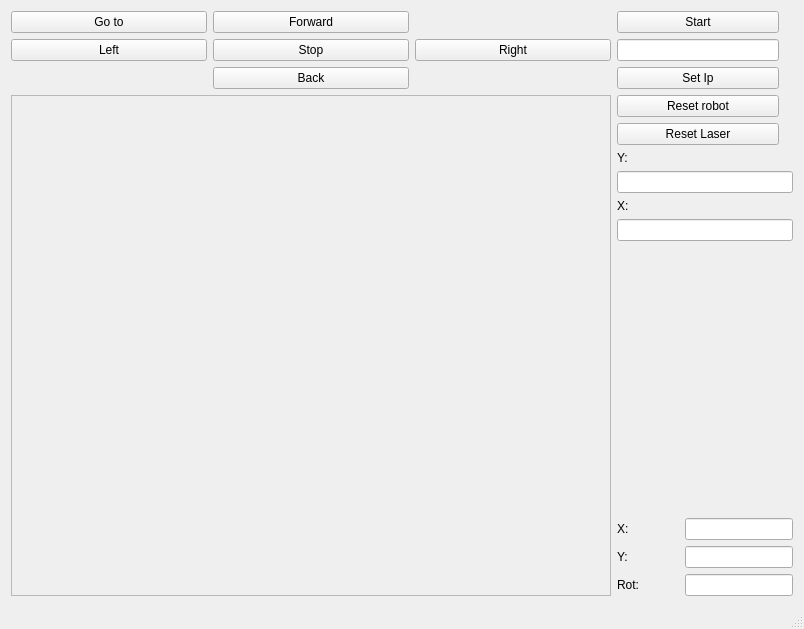
<?xml version="1.0" encoding="UTF-8"?>
<ui version="4.0">
 <class>MainWindow</class>
 <widget class="QMainWindow" name="MainWindow">
  <property name="geometry">
   <rect>
    <x>0</x>
    <y>0</y>
    <width>804</width>
    <height>629</height>
   </rect>
  </property>
  <property name="windowTitle">
   <string>MainWindow</string>
  </property>
  <widget class="QWidget" name="centralWidget">
   <layout class="QGridLayout" name="gridLayout">
    <item row="2" column="0">
     <widget class="QFrame" name="frame">
      <property name="sizePolicy">
       <sizepolicy hsizetype="MinimumExpanding" vsizetype="Expanding">
        <horstretch>0</horstretch>
        <verstretch>0</verstretch>
       </sizepolicy>
      </property>
      <property name="minimumSize">
       <size>
        <width>600</width>
        <height>450</height>
       </size>
      </property>
      <property name="frameShape">
       <enum>QFrame::StyledPanel</enum>
      </property>
      <property name="frameShadow">
       <enum>QFrame::Raised</enum>
      </property>
     </widget>
    </item>
    <item row="1" column="1">
     <layout class="QVBoxLayout" name="verticalLayout">
      <item>
       <widget class="QPushButton" name="pushButton_9">
        <property name="sizePolicy">
         <sizepolicy hsizetype="Fixed" vsizetype="Fixed">
          <horstretch>0</horstretch>
          <verstretch>0</verstretch>
         </sizepolicy>
        </property>
        <property name="minimumSize">
         <size>
          <width>162</width>
          <height>0</height>
         </size>
        </property>
        <property name="text">
         <string>Start</string>
        </property>
       </widget>
      </item>
      <item>
       <widget class="QLineEdit" name="lineEdit">
        <property name="sizePolicy">
         <sizepolicy hsizetype="Fixed" vsizetype="Fixed">
          <horstretch>0</horstretch>
          <verstretch>0</verstretch>
         </sizepolicy>
        </property>
        <property name="minimumSize">
         <size>
          <width>162</width>
          <height>0</height>
         </size>
        </property>
       </widget>
      </item>
      <item>
       <widget class="QPushButton" name="pushButton">
        <property name="sizePolicy">
         <sizepolicy hsizetype="Fixed" vsizetype="Fixed">
          <horstretch>0</horstretch>
          <verstretch>0</verstretch>
         </sizepolicy>
        </property>
        <property name="minimumSize">
         <size>
          <width>162</width>
          <height>0</height>
         </size>
        </property>
        <property name="text">
         <string>Set Ip</string>
        </property>
       </widget>
      </item>
     </layout>
    </item>
    <item row="1" column="0">
     <layout class="QGridLayout" name="gridLayout_2">
      <item row="1" column="2">
       <widget class="QPushButton" name="pushButton_5">
        <property name="sizePolicy">
         <sizepolicy hsizetype="Expanding" vsizetype="Fixed">
          <horstretch>0</horstretch>
          <verstretch>0</verstretch>
         </sizepolicy>
        </property>
        <property name="text">
         <string>Right</string>
        </property>
       </widget>
      </item>
      <item row="0" column="1">
       <widget class="QPushButton" name="pushButton_2">
        <property name="sizePolicy">
         <sizepolicy hsizetype="Expanding" vsizetype="Fixed">
          <horstretch>0</horstretch>
          <verstretch>0</verstretch>
         </sizepolicy>
        </property>
        <property name="text">
         <string>Forward</string>
        </property>
       </widget>
      </item>
      <item row="1" column="0">
       <widget class="QPushButton" name="pushButton_6">
        <property name="sizePolicy">
         <sizepolicy hsizetype="Expanding" vsizetype="Fixed">
          <horstretch>0</horstretch>
          <verstretch>0</verstretch>
         </sizepolicy>
        </property>
        <property name="text">
         <string>Left</string>
        </property>
       </widget>
      </item>
      <item row="2" column="1">
       <widget class="QPushButton" name="pushButton_3">
        <property name="sizePolicy">
         <sizepolicy hsizetype="Expanding" vsizetype="Fixed">
          <horstretch>0</horstretch>
          <verstretch>0</verstretch>
         </sizepolicy>
        </property>
        <property name="text">
         <string>Back</string>
        </property>
       </widget>
      </item>
      <item row="1" column="1">
       <widget class="QPushButton" name="pushButton_4">
        <property name="sizePolicy">
         <sizepolicy hsizetype="Expanding" vsizetype="Fixed">
          <horstretch>0</horstretch>
          <verstretch>0</verstretch>
         </sizepolicy>
        </property>
        <property name="text">
         <string>Stop</string>
        </property>
       </widget>
      </item>
      <item row="0" column="0">
       <widget class="QPushButton" name="pushButton_10">
        <property name="text">
         <string>Go to</string>
        </property>
       </widget>
      </item>
     </layout>
    </item>
    <item row="2" column="1">
     <layout class="QVBoxLayout" name="verticalLayout_2">
      <item>
       <widget class="QPushButton" name="pushButton_8">
        <property name="sizePolicy">
         <sizepolicy hsizetype="Fixed" vsizetype="Fixed">
          <horstretch>0</horstretch>
          <verstretch>0</verstretch>
         </sizepolicy>
        </property>
        <property name="minimumSize">
         <size>
          <width>162</width>
          <height>0</height>
         </size>
        </property>
        <property name="text">
         <string>Reset robot</string>
        </property>
       </widget>
      </item>
      <item>
       <widget class="QPushButton" name="pushButton_7">
        <property name="sizePolicy">
         <sizepolicy hsizetype="Fixed" vsizetype="Fixed">
          <horstretch>0</horstretch>
          <verstretch>0</verstretch>
         </sizepolicy>
        </property>
        <property name="minimumSize">
         <size>
          <width>162</width>
          <height>0</height>
         </size>
        </property>
        <property name="text">
         <string>Reset Laser</string>
        </property>
       </widget>
      </item>
      <item>
       <widget class="QLabel" name="label_5">
        <property name="text">
         <string>Y:</string>
        </property>
       </widget>
      </item>
      <item>
       <widget class="QLineEdit" name="lineEdit_6"/>
      </item>
      <item>
       <widget class="QLabel" name="label_4">
        <property name="text">
         <string>X:</string>
        </property>
       </widget>
      </item>
      <item>
       <widget class="QLineEdit" name="lineEdit_5"/>
      </item>
      <item>
       <spacer name="verticalSpacer">
        <property name="orientation">
         <enum>Qt::Vertical</enum>
        </property>
        <property name="sizeHint" stdset="0">
         <size>
          <width>20</width>
          <height>40</height>
         </size>
        </property>
       </spacer>
      </item>
      <item>
       <layout class="QGridLayout" name="gridLayout_3">
        <item row="0" column="0">
         <widget class="QLabel" name="label">
          <property name="text">
           <string>X:</string>
          </property>
         </widget>
        </item>
        <item row="2" column="0">
         <widget class="QLabel" name="label_3">
          <property name="text">
           <string>Rot:</string>
          </property>
         </widget>
        </item>
        <item row="1" column="0">
         <widget class="QLabel" name="label_2">
          <property name="text">
           <string>Y:</string>
          </property>
         </widget>
        </item>
        <item row="0" column="1">
         <widget class="QLineEdit" name="lineEdit_2">
          <property name="sizePolicy">
           <sizepolicy hsizetype="Fixed" vsizetype="Fixed">
            <horstretch>0</horstretch>
            <verstretch>0</verstretch>
           </sizepolicy>
          </property>
          <property name="focusPolicy">
           <enum>Qt::NoFocus</enum>
          </property>
          <property name="readOnly">
           <bool>true</bool>
          </property>
         </widget>
        </item>
        <item row="1" column="1">
         <widget class="QLineEdit" name="lineEdit_3">
          <property name="sizePolicy">
           <sizepolicy hsizetype="Fixed" vsizetype="Fixed">
            <horstretch>0</horstretch>
            <verstretch>0</verstretch>
           </sizepolicy>
          </property>
          <property name="focusPolicy">
           <enum>Qt::NoFocus</enum>
          </property>
          <property name="readOnly">
           <bool>true</bool>
          </property>
         </widget>
        </item>
        <item row="2" column="1">
         <widget class="QLineEdit" name="lineEdit_4">
          <property name="sizePolicy">
           <sizepolicy hsizetype="Fixed" vsizetype="Fixed">
            <horstretch>0</horstretch>
            <verstretch>0</verstretch>
           </sizepolicy>
          </property>
          <property name="focusPolicy">
           <enum>Qt::NoFocus</enum>
          </property>
          <property name="readOnly">
           <bool>true</bool>
          </property>
         </widget>
        </item>
       </layout>
      </item>
     </layout>
    </item>
   </layout>
  </widget>
  <widget class="QStatusBar" name="statusBar"/>
 </widget>
 <layoutdefault spacing="6" margin="11"/>
 <resources/>
 <connections/>
</ui>
